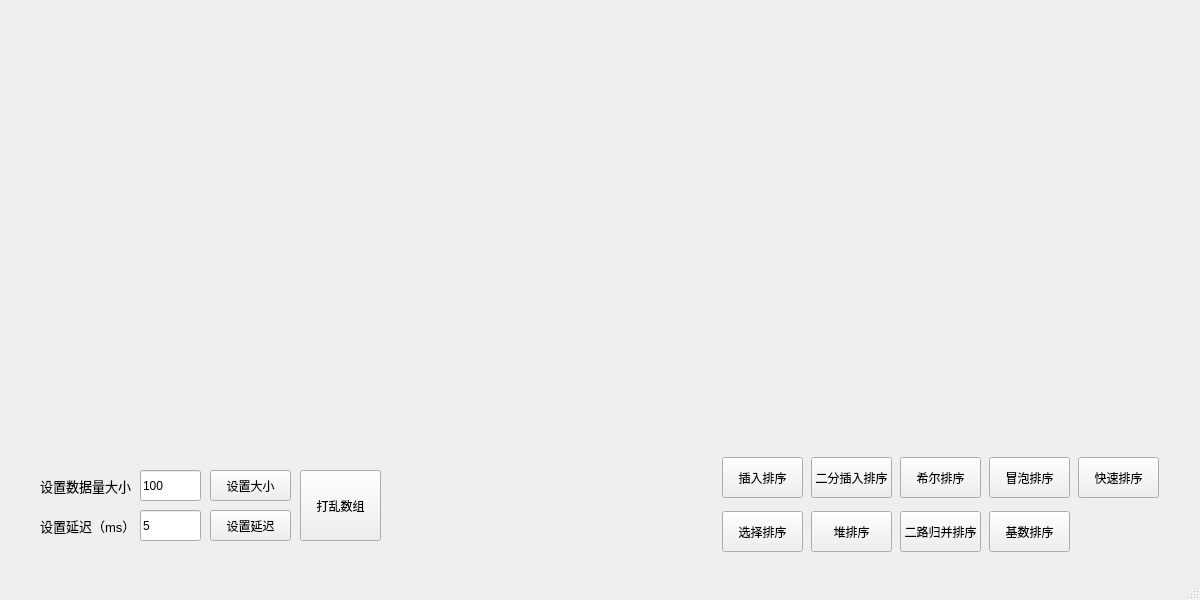
<?xml version="1.0" encoding="UTF-8"?>
<ui version="4.0">
 <class>MainWindow</class>
 <widget class="QMainWindow" name="MainWindow">
  <property name="geometry">
   <rect>
    <x>0</x>
    <y>0</y>
    <width>1200</width>
    <height>600</height>
   </rect>
  </property>
  <property name="windowTitle">
   <string>MainWindow</string>
  </property>
  <widget class="QWidget" name="centralwidget">
   <widget class="QPushButton" name="ButtonShuffle">
    <property name="geometry">
     <rect>
      <x>300</x>
      <y>470</y>
      <width>81</width>
      <height>71</height>
     </rect>
    </property>
    <property name="text">
     <string>打乱数组</string>
    </property>
   </widget>
   <widget class="QLabel" name="label">
    <property name="geometry">
     <rect>
      <x>40</x>
      <y>470</y>
      <width>91</width>
      <height>31</height>
     </rect>
    </property>
    <property name="font">
     <font>
      <pointsize>10</pointsize>
     </font>
    </property>
    <property name="text">
     <string>设置数据量大小</string>
    </property>
   </widget>
   <widget class="QWidget" name="layoutWidget">
    <property name="geometry">
     <rect>
      <x>720</x>
      <y>450</y>
      <width>441</width>
      <height>111</height>
     </rect>
    </property>
    <layout class="QGridLayout" name="TypesLink">
     <item row="0" column="3">
      <widget class="QPushButton" name="Button4_Bubble">
       <property name="minimumSize">
        <size>
         <width>81</width>
         <height>41</height>
        </size>
       </property>
       <property name="maximumSize">
        <size>
         <width>81</width>
         <height>41</height>
        </size>
       </property>
       <property name="font">
        <font>
         <pointsize>9</pointsize>
        </font>
       </property>
       <property name="text">
        <string>冒泡排序</string>
       </property>
      </widget>
     </item>
     <item row="1" column="1">
      <widget class="QPushButton" name="Button7_Heap">
       <property name="minimumSize">
        <size>
         <width>81</width>
         <height>41</height>
        </size>
       </property>
       <property name="maximumSize">
        <size>
         <width>81</width>
         <height>41</height>
        </size>
       </property>
       <property name="font">
        <font>
         <pointsize>9</pointsize>
        </font>
       </property>
       <property name="text">
        <string>堆排序</string>
       </property>
      </widget>
     </item>
     <item row="1" column="3">
      <widget class="QPushButton" name="Button9_Radix">
       <property name="minimumSize">
        <size>
         <width>81</width>
         <height>41</height>
        </size>
       </property>
       <property name="maximumSize">
        <size>
         <width>81</width>
         <height>41</height>
        </size>
       </property>
       <property name="font">
        <font>
         <pointsize>9</pointsize>
        </font>
       </property>
       <property name="text">
        <string>基数排序</string>
       </property>
      </widget>
     </item>
     <item row="0" column="4">
      <widget class="QPushButton" name="Button5_Quick">
       <property name="minimumSize">
        <size>
         <width>81</width>
         <height>41</height>
        </size>
       </property>
       <property name="maximumSize">
        <size>
         <width>81</width>
         <height>41</height>
        </size>
       </property>
       <property name="font">
        <font>
         <pointsize>9</pointsize>
        </font>
       </property>
       <property name="text">
        <string>快速排序</string>
       </property>
      </widget>
     </item>
     <item row="0" column="0">
      <widget class="QPushButton" name="Button1_Insert">
       <property name="minimumSize">
        <size>
         <width>81</width>
         <height>41</height>
        </size>
       </property>
       <property name="maximumSize">
        <size>
         <width>81</width>
         <height>41</height>
        </size>
       </property>
       <property name="font">
        <font>
         <pointsize>9</pointsize>
        </font>
       </property>
       <property name="text">
        <string>插入排序</string>
       </property>
      </widget>
     </item>
     <item row="0" column="2">
      <widget class="QPushButton" name="Button3_Shell">
       <property name="minimumSize">
        <size>
         <width>81</width>
         <height>41</height>
        </size>
       </property>
       <property name="maximumSize">
        <size>
         <width>81</width>
         <height>41</height>
        </size>
       </property>
       <property name="font">
        <font>
         <pointsize>9</pointsize>
        </font>
       </property>
       <property name="text">
        <string>希尔排序</string>
       </property>
      </widget>
     </item>
     <item row="1" column="2">
      <widget class="QPushButton" name="Button8_Merge">
       <property name="minimumSize">
        <size>
         <width>81</width>
         <height>41</height>
        </size>
       </property>
       <property name="maximumSize">
        <size>
         <width>81</width>
         <height>41</height>
        </size>
       </property>
       <property name="font">
        <font>
         <pointsize>9</pointsize>
        </font>
       </property>
       <property name="text">
        <string>二路归并排序</string>
       </property>
      </widget>
     </item>
     <item row="0" column="1">
      <widget class="QPushButton" name="Button2_Binary">
       <property name="minimumSize">
        <size>
         <width>81</width>
         <height>41</height>
        </size>
       </property>
       <property name="maximumSize">
        <size>
         <width>81</width>
         <height>41</height>
        </size>
       </property>
       <property name="font">
        <font>
         <pointsize>9</pointsize>
        </font>
       </property>
       <property name="text">
        <string>二分插入排序</string>
       </property>
      </widget>
     </item>
     <item row="1" column="0">
      <widget class="QPushButton" name="Button6_Selection">
       <property name="minimumSize">
        <size>
         <width>81</width>
         <height>41</height>
        </size>
       </property>
       <property name="maximumSize">
        <size>
         <width>81</width>
         <height>41</height>
        </size>
       </property>
       <property name="font">
        <font>
         <pointsize>9</pointsize>
        </font>
       </property>
       <property name="text">
        <string>选择排序</string>
       </property>
      </widget>
     </item>
    </layout>
   </widget>
   <widget class="QLineEdit" name="DelayEdit">
    <property name="geometry">
     <rect>
      <x>140</x>
      <y>510</y>
      <width>61</width>
      <height>31</height>
     </rect>
    </property>
    <property name="text">
     <string>5</string>
    </property>
   </widget>
   <widget class="QLineEdit" name="SizeEdit">
    <property name="geometry">
     <rect>
      <x>140</x>
      <y>470</y>
      <width>61</width>
      <height>31</height>
     </rect>
    </property>
    <property name="text">
     <string>100</string>
    </property>
   </widget>
   <widget class="QPushButton" name="SetSizeButton">
    <property name="geometry">
     <rect>
      <x>210</x>
      <y>470</y>
      <width>81</width>
      <height>31</height>
     </rect>
    </property>
    <property name="text">
     <string>设置大小</string>
    </property>
   </widget>
   <widget class="QPushButton" name="SetDelayButton">
    <property name="geometry">
     <rect>
      <x>210</x>
      <y>510</y>
      <width>81</width>
      <height>31</height>
     </rect>
    </property>
    <property name="text">
     <string>设置延迟</string>
    </property>
   </widget>
   <widget class="QLabel" name="label_2">
    <property name="geometry">
     <rect>
      <x>40</x>
      <y>510</y>
      <width>91</width>
      <height>31</height>
     </rect>
    </property>
    <property name="font">
     <font>
      <pointsize>10</pointsize>
     </font>
    </property>
    <property name="text">
     <string>设置延迟（ms）</string>
    </property>
   </widget>
  </widget>
  <widget class="QMenuBar" name="menubar">
   <property name="geometry">
    <rect>
     <x>0</x>
     <y>0</y>
     <width>1200</width>
     <height>17</height>
    </rect>
   </property>
  </widget>
  <widget class="QStatusBar" name="statusbar"/>
 </widget>
 <resources/>
 <connections/>
</ui>
